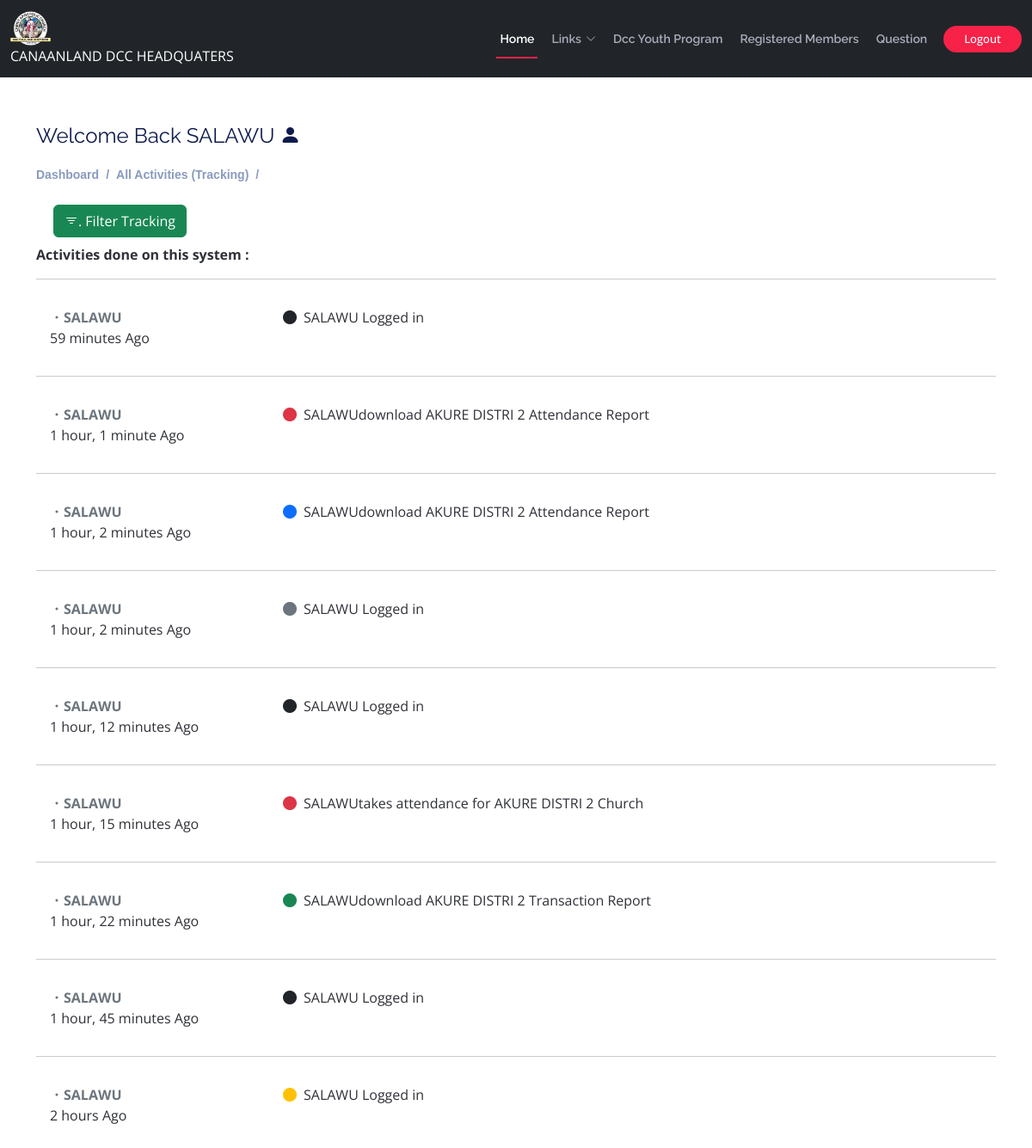
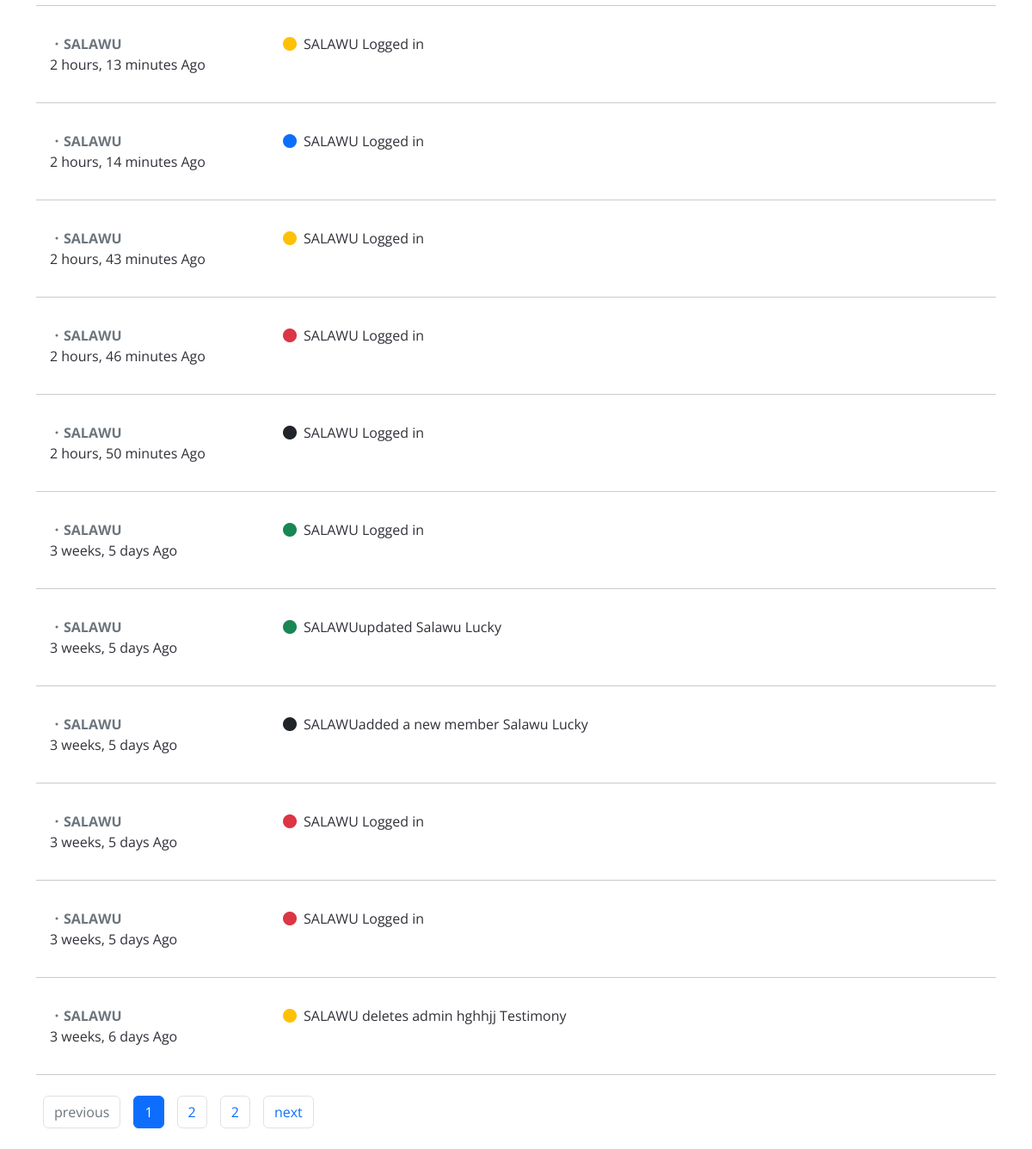
Screenshot of /admins/admin-tracking (signed in) with the database file from the repository (2 pictures, top to bottom).
### users/models.py (models this page shows, shortened)
class User(AbstractUser):
    username = None
    email = models.EmailField(max_length=150, unique=True, null=True, blank=True)
    phone = models.CharField(max_length=150,null=True, blank=True)
    district =models.ForeignKey(District,on_delete=models.SET_NULL,null=True, blank=True)
    objects=UserManager( )
    USERNAME_FIELD ='email'
    REQUIRED_FIELDS=['first_name','last_name']
    class Meta:
        ordering = ['-district']
        indexes = [
            models.Index(fields=['-district']),
        ]

### administrator/models.py (models this page shows, shortened)
class Tracking(models.Model):
    user = models.CharField(max_length=200, blank=True,null=True)
    action = models.CharField(max_length=2000, blank=True,null=True)
    color = models.CharField(max_length=10, blank=True,null=True)
    date = models.DateTimeField(auto_now_add=True, blank=True,null=True)
    class Meta:
        ordering = ['-date']
        indexes = [
            models.Index(fields=['-date']),
        ]

### users/decorators.py (the view)
    def wrapper_function(request, *args, **kwargs):
        group= None
        if request.user.groups.exists():
            group = request.user.groups.all()[0].name
        if group != 'admin':
            return HttpResponse("You're not allow to view this page.")
        return view_func(request, *args,**kwargs)

### administrator/views.py (called while the page is built)
@login_required(login_url='admin-login')
@admin_only
def admin_tracking(request):
    track = Tracking.objects.all()
    myFilter=TrackingFilter(request.GET, queryset=track)
    track=myFilter.qs
    p=Paginator(track, 20)
    page_num = request.GET.get('page',1)
    try:
        page = p.page(page_num)
    except PageNotAnInteger:
        page = p.page(1)
    except EmptyPage:
        page = p.page(p.num_pages)
    return render(request, "adm/admin-tracking.html",{'track':page})

### templates/adm/admin-tracking.html (shortened to what this page needs)
{% extends 'main.html' %}
{% block content %}
<div class="pagetitle container">
  <h4>Welcome Back {{request.user.first_name}} <i class="bi bi-person-fill"></i></h4>
  <nav>
    <ol class="breadcrumb">
      <li class="breadcrumb-item"><a href="{% url 'admin-dashboard' %}">Dashboard</a></li>
      <li class="breadcrumb-item">All Activities (Tracking)</li>
      <li class="breadcrumb-item"></li>
    </ol>
  </nav>
</div>
<div class="container col-lg-12" data-aos="fade-up">
    <div class="activity dashboard">
        <div class="container">
            <button data-bs-toggle="modal" data-bs-target="#filterTracking" type="button" class="btn btn-success m-2"><i class="bi bi-filter"></i>. Filter Tracking</button>
            </div>
        <b><span>Activities done on this system :</span><hr></b>
        {% if track %}
        {% for i in track %}
        <span class="dashboard">
        <div class="activity-item p-3 d-flex">
          <div class="activite-label col-5 col-sm-3 col-lg-3"><strong class='text-secondary'><i class="bi bi-dot"></i>{{i.user}}</strong><br>{{i.date|timesince}} Ago</div>
          <i class='bi bi-circle-fill activity-badge text-{{i.color}} align-self-start'></i>
          <div class="activity-content" style="margin-left: 8px;">
            {{i.action}}
          </div>
        </div>
      </span><hr>
        {% endfor %}
        {% if track.has_other_pages %}
    <ul class="pagination">
        {% if track.has_previous %}
            <li class="page-item m-2"><a class="page-link btn btn-danger" href="?page=1">1</a></li>
            {% if track.number > 3 %}
                <li class="page-item m-2 disabled"><span class="page-link">...</span></li>
            {% endif %}
            {% for i in track.paginator.page_range %}
                {% if track.number|add:-3 <= i <= track.number|add:3 %}
                    <li class="page-item m-2 {% if i == track.number %}active{% endif %}">
                        <a class="page-link btn btn-danger" href="?page={{ i }}">{{ i }}</a>
                    </li>
                {% endif %}
            {% endfor %}
            {% if track.paginator.num_pages > track.number|add:3 %}
                <li class="page-item m-2 disabled"><span class="page-link">...</span></li>
            {% endif %}
            <li class="page-item m-2"><a class="page-link btn btn-danger" href="?page={{ track.paginator.num_pages }}">{{ track.paginator.num_pages }}</a></li>
        {% else %}
            <li class="page-item m-2 disabled"><span class="page-link btn btn-danger">previous</span></li>
            {% for i in track.paginator.page_range %}
                <li class="page-item m-2 {% if i == track.number %}active{% endif %}">
                    <a class="page-link btn btn-danger" href="?page={{ i }}">{{ i }}</a>
                </li>
            {% endfor %}
            <li class="page-item m-2"><a class="page-link btn btn-danger" href="?page={{ track.paginator.num_pages }}">{{ track.paginator.num_pages }}</a></li>
        {% endif %}
        {% if track.has_next %}
            <li class="page-item m-2"><a class="page-link btn btn-danger" href="?page={{ track.next_page_number }}">next</a></li>
        {% else %}
            <li class="page-item m-2 disabled"><span class="page-link btn btn-danger">next</span></li>
        {% endif %}
    </ul>
{% endif %}
        {% else %}
          <center ><h1 class="text-danger mt-4 text-weight-bold">Tracking Record not found</h1> </center>
        {% endif %}
    </div>
</div>
{% endblock content %}

### static/assets/css/style.css (style rules this page uses)
body { background: #fff; color: #2f3138; font-family: "Open Sans", sans-serif; }
a { color: #f82249; text-decoration: none; transition: 0.5s; }
h1, h2, h3, h4, h5, h6 { font-family: "Raleway", sans-serif; font-weight: 400; margin: 0 0 20px 0; padding: 0; color: #0e1b4d; }
.breadcrumb { font-size: 14px; font-family: "Nunito", sans-serif; color: #899bbd; font-weight: 600; }
.breadcrumb a { color: #899bbd; transition: 0.3s; }
.breadcrumb .breadcrumb-item::before { color: #899bbd; }

### rows the page displays
User: user.first_name "SALAWU"
Tracking: user "SALAWU", date "59 minutes", action "SALAWU Logged in"
Tracking: user "SALAWU", date "1 hour, 1 minute", action "SALAWUdownload AKURE DISTRI 2 Attendance Report"
Tracking: user "SALAWU", date "1 hour, 2 minutes", action "SALAWUdownload AKURE DISTRI 2 Attendance Report"
Tracking: user "SALAWU", date "1 hour, 2 minutes", action "SALAWU Logged in"
Tracking: user "SALAWU", date "1 hour, 12 minutes", action "SALAWU Logged in"
Tracking: user "SALAWU", date "1 hour, 15 minutes", action "SALAWUtakes attendance for AKURE DISTRI 2 Church"
Tracking: user "SALAWU", date "1 hour, 22 minutes", action "SALAWUdownload AKURE DISTRI 2 Transaction Report"
Tracking: user "SALAWU", date "1 hour, 45 minutes", action "SALAWU Logged in"
Tracking: user "SALAWU", date "2 hours", action "SALAWU Logged in"
Tracking: user "SALAWU", date "2 hours, 13 minutes", action "SALAWU Logged in"
Tracking: user "SALAWU", date "2 hours, 14 minutes", action "SALAWU Logged in"
Tracking: user "SALAWU", date "2 hours, 43 minutes", action "SALAWU Logged in"
Tracking: user "SALAWU", date "2 hours, 46 minutes", action "SALAWU Logged in"
Tracking: user "SALAWU", date "2 hours, 50 minutes", action "SALAWU Logged in"
Tracking: user "SALAWU", date "3 weeks, 5 days", action "SALAWU Logged in"
Tracking: user "SALAWU", date "3 weeks, 5 days", action "SALAWUupdated Salawu Lucky"
Tracking: user "SALAWU", date "3 weeks, 5 days", action "SALAWUadded a new member Salawu Lucky"
Tracking: user "SALAWU", date "3 weeks, 5 days", action "SALAWU Logged in"
Tracking: user "SALAWU", date "3 weeks, 5 days", action "SALAWU Logged in"
Tracking: user "SALAWU", date "3 weeks, 6 days", action "SALAWU deletes admin hghhjj Testimony"

### other values shown
{{ i }} "1" "2"
{{ track.paginator.num_pages }} "2"
